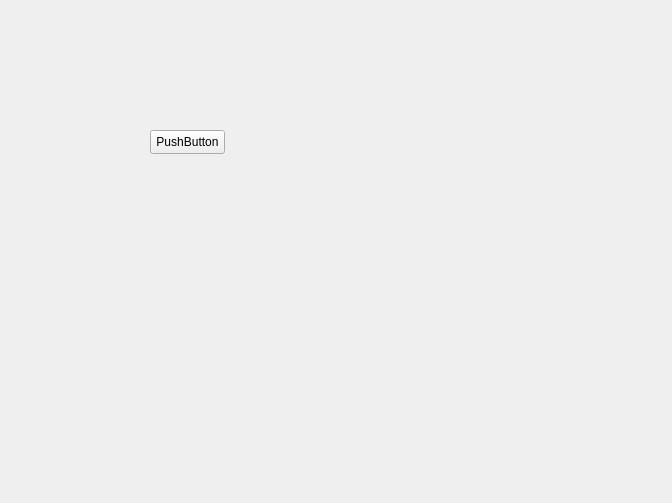
<?xml version="1.0" encoding="UTF-8"?>
<ui version="4.0">
 <class>SettingsWidget</class>
 <widget class="QWidget" name="SettingsWidget">
  <property name="geometry">
   <rect>
    <x>0</x>
    <y>0</y>
    <width>672</width>
    <height>503</height>
   </rect>
  </property>
  <property name="windowTitle">
   <string>Form</string>
  </property>
  <property name="windowIcon">
   <iconset resource="res.qrc">
    <normaloff>:/imgs/imgs/stock.png</normaloff>:/imgs/imgs/stock.png</iconset>
  </property>
  <widget class="QPushButton" name="pushButton">
   <property name="geometry">
    <rect>
     <x>150</x>
     <y>130</y>
     <width>75</width>
     <height>24</height>
    </rect>
   </property>
   <property name="text">
    <string>PushButton</string>
   </property>
  </widget>
 </widget>
 <resources>
  <include location="res.qrc"/>
 </resources>
 <connections/>
</ui>
